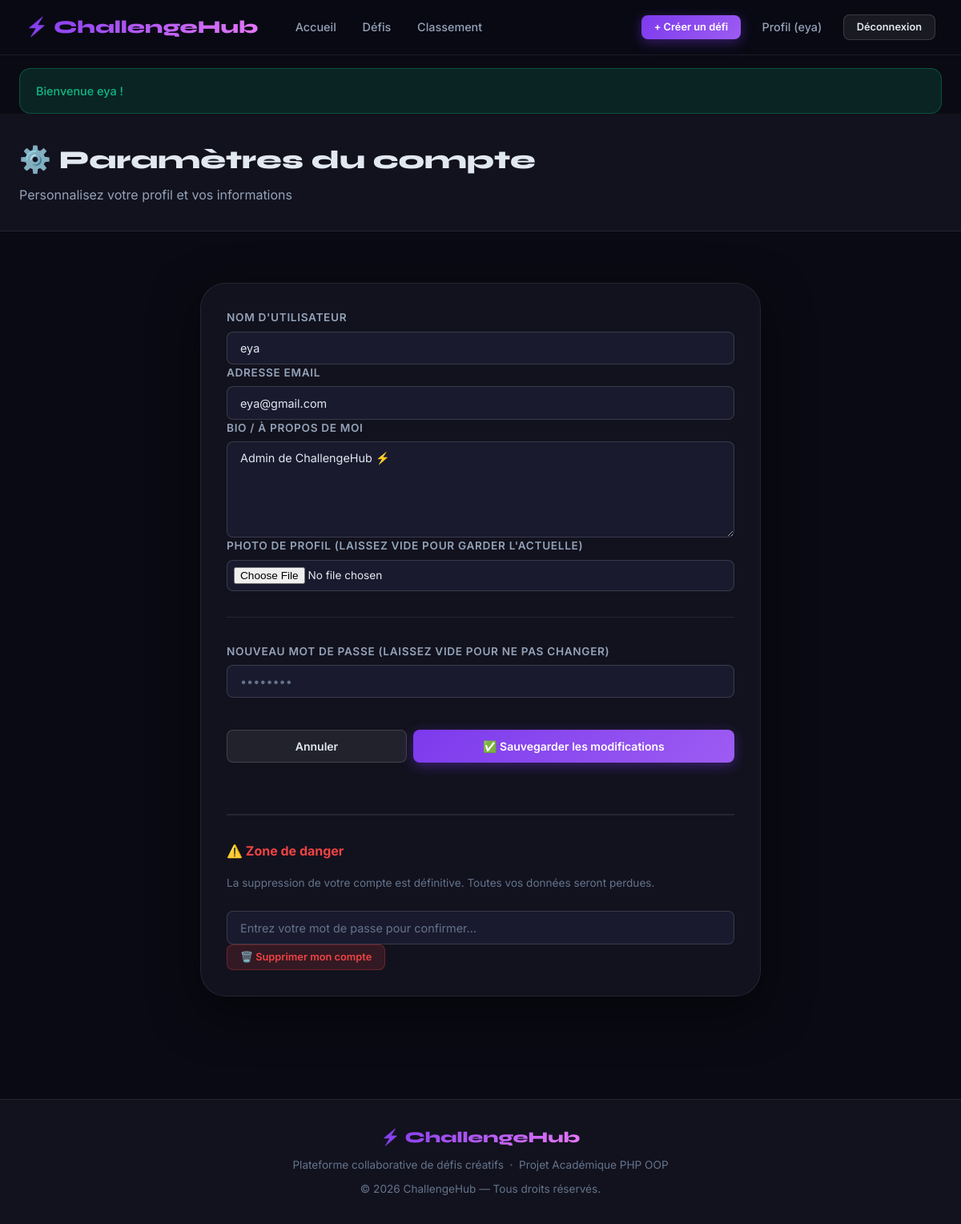
Page /index.php?page=edit-profile (signed in) on the committed database.
### tables this page shows
CREATE TABLE IF NOT EXISTS `users` (
  `id`         INT UNSIGNED     NOT NULL AUTO_INCREMENT,
  `username`   VARCHAR(50)      NOT NULL,
  `email`      VARCHAR(255)     NOT NULL,
  `password`   VARCHAR(255)     NOT NULL,
  `avatar`     VARCHAR(255)         NULL DEFAULT NULL,
  `bio`        TEXT                 NULL DEFAULT NULL,
  `created_at` DATETIME         NOT NULL DEFAULT CURRENT_TIMESTAMP,
  PRIMARY KEY (`id`),
  UNIQUE KEY `uq_users_email`    (`email`),
  UNIQUE KEY `uq_users_username` (`username`)
);

### app/controllers/UserController.php (called while the page is built, shortened)
<?php
require_once ROOT_PATH . '/app/models/User.php';
class UserController extends Controller {
    private $userModel;
    public function __construct() {
        $this->userModel = new User();
    }
    public function showEditProfile() {
        $user = $this->userModel->findById($this->currentUserId());
        $this->render('user/edit_profile', [
            'pageTitle' => 'Paramètres du compte',
            'user'      => $user,
            'csrf'      => $this->generateCsrfToken()
        ]);
    }
}

### config/database.php (called while the page is built, shortened)
<?php
class Database {
    private static $instance = null;
    public static function getInstance() {
        if (self::$instance === null) {
            try {
                $db = new self();
                $dsn = "mysql:host=" . $db->host . ";dbname=" . $db->dbName . ";charset=utf8mb4";
                $options = [
                    PDO::ATTR_ERRMODE            => PDO::ERRMODE_EXCEPTION,
                    PDO::ATTR_DEFAULT_FETCH_MODE => PDO::FETCH_ASSOC,
                    PDO::ATTR_EMULATE_PREPARES   => false,
                ];
                self::$instance = new PDO($dsn, $db->username, $db->password, $options);
            } catch (PDOException $e) {
                die("Erreur de connexion à la base de données : " . $e->getMessage());
            }
        }
        return self::$instance;
    }
}

### app/models/Model.php (called while the page is built, shortened)
<?php
abstract class Model {
    protected $db;
    public function __construct() {
        $this->db = Database::getInstance();
    }
    protected function query($sql, $params = []) {
        $stmt = $this->db->prepare($sql);
        $stmt->execute($params);
        return $stmt;
    }
}

### app/models/User.php (called while the page is built, shortened)
<?php
require_once __DIR__ . '/Model.php';
class User extends Model {
    public function findById($id) {
        $stmt = $this->query("SELECT * FROM users WHERE id = ?", [$id]);
        return $stmt->fetch();
    }
}

### app/views/user/edit_profile.php (the view, shortened to what this page needs)
<div class="page-header">
  <div class="page-header__inner">
    <h1>⚙️ Paramètres du compte</h1>
    <p>Personnalisez votre profil et vos informations</p>
  </div>
</div>
<div class="container section">
  <div class="auth-card" style="max-width:700px; margin:0 auto; padding:2rem;">
    <form action="index.php?page=edit-profile" method="POST" enctype="multipart/form-data">
        <div class="form-group">
            <label class="form-label" for="username">Nom d'utilisateur</label>
            <input type="text" id="username" name="username" class="form-control"
                   value="<?= htmlspecialchars($user['username']) ?>" required>
        </div>
        <div class="form-group">
            <label class="form-label" for="email">Adresse email</label>
            <input type="email" id="email" name="email" class="form-control"
                   value="<?= htmlspecialchars($user['email']) ?>" required>
        </div>
        <div class="form-group">
            <label class="form-label" for="bio">Bio / À propos de moi</label>
            <textarea id="bio" name="bio" class="form-control" rows="4"
                      placeholder="Parlez de vous en quelques lignes..."><?= htmlspecialchars($user['bio'] ?? '') ?></textarea>
        </div>
        <div class="form-group">
            <label class="form-label" for="avatar">Photo de profil (Laissez vide pour garder l'actuelle)</label>
            <input type="file" id="avatar" name="avatar" class="form-control" style="font-size:.85rem; padding:.5rem;">
        </div>
        <div class="form-group" style="margin-top:2rem; padding-top:2rem; border-top:1px solid var(--clr-border);">
            <label class="form-label" for="password">Nouveau mot de passe (Laissez vide pour ne pas changer)</label>
            <input type="password" id="password" name="password" class="form-control" placeholder="••••••••">
        </div>
        <div class="flex gap-1" style="margin-top:2.5rem;">
            <a href="index.php?page=profile" class="btn btn-ghost" style="flex:1; justify-content:center;">Annuler</a>
            <button type="submit" class="btn btn-primary" style="flex:2; justify-content:center;">✅ Sauvegarder les modifications</button>
        </div>
    </form>
    <div style="margin-top:4rem; padding-top:2rem; border-top:2px solid var(--clr-border);">
        <h4 style="color:var(--clr-danger); margin-bottom:1rem;">⚠️ Zone de danger</h4>
        <p style="font-size:.85rem; color:var(--clr-text-dim); margin-bottom:1.5rem;">La suppression de votre compte est définitive. Toutes vos données seront perdues.</p>
        <form action="index.php?page=delete-account" method="POST" onsubmit="return confirm('Êtes-vous SÛR de vouloir supprimer votre compte définitivement ?')">
            <div class="form-group">
                <input type="password" name="password" class="form-control" placeholder="Entrez votre mot de passe pour confirmer..." required>
            </div>
            <button type="submit" class="btn btn-danger btn-sm">🗑️ Supprimer mon compte</button>
        </form>
    </div>
  </div>
</div>

### public/css/style.css (style rules this page uses)
:root { --clr-bg: #0a0a14; --clr-surface: #12121e; --clr-surface-2: #1a1a2e; --clr-surface-3: #22223a; --clr-border: rgba(255, 255, 255, 0.08); --clr-border-2: rgba(255, 255, 255, 0.14); --clr-primary: #7c3aed; --clr-primary-l: #9d5cf2; --clr-accent: #e879f9; --clr-accent-2: #06b6d4; --clr-success: #10b981; --clr-danger: #ef4444; --clr-warning: #f59e0b; --clr-text: #e2e8f0; --clr-text-muted: #94a3b8; --clr-text-dim: #64748b; --gradient-hero: linear-gradient(135deg, #7c3aed 0%, #e879f9 100%); --gradient-card: linear-gradient(145deg, rgba(124, 58, 237, .15) 0%, rgba(232, 121, 249, .05) 100%); --gradient-btn: linear-gradient(135deg, #7c3aed 0%, #9d5cf2 100%); --radius-sm: 8px; --radius-md: 14px; --radius-lg: 20px; --radius-xl: 32px; --radius-full: 9999px; --shadow-sm: 0 2px 8px rgba(0, 0, 0, .35); --shadow-md: 0 8px 24px rgba(0, 0, 0, .45); --shadow-lg: 0 20px 60px rgba(0, 0, 0, .55); --shadow-glow: 0 0 40px rgba(124, 58, 237, .3); --transition: 0.25s cubic-bezier(.4, 0, .2, 1); --font-main: 'Inter', system-ui, sans-serif; --font-head: 'Syne', sans-serif; }
*, *::before, *::after { box-sizing: border-box; margin: 0; padding: 0; }
html { scroll-behavior: smooth; }
body { font-family: var(--font-main); background-color: var(--clr-bg); color: var(--clr-text); line-height: 1.6; min-height: 100vh; overflow-x: hidden; }
a { color: inherit; text-decoration: none; }
button { cursor: pointer; border: none; background: none; font-family: inherit; }
input, textarea, select { font-family: inherit; }
.btn { display: inline-flex; align-items: center; gap: .5rem; padding: .6rem 1.4rem; border-radius: var(--radius-sm); font-size: .875rem; font-weight: 600; transition: all var(--transition); cursor: pointer; border: none; white-space: nowrap; line-height: 1.4; }
.btn-primary { background: var(--gradient-btn); color: #fff; box-shadow: 0 4px 15px rgba(124, 58, 237, .4); }
.btn-ghost { background: rgba(255, 255, 255, 0.07); color: var(--clr-text); border: 1px solid var(--clr-border-2); }
.btn-danger { background: rgba(239, 68, 68, .15); color: var(--clr-danger); border: 1px solid rgba(239, 68, 68, .3); }
.btn-sm { padding: .4rem 1rem; font-size: .8rem; }
.form-group { display: flex; flex-direction: column; gap: .35rem; }
.form-label { font-size: .85rem; font-weight: 600; color: var(--clr-text-muted); text-transform: uppercase; letter-spacing: .05em; }
.form-control { background: var(--clr-surface-2); border: 1px solid var(--clr-border-2); border-radius: var(--radius-sm); color: var(--clr-text); padding: .7rem 1rem; font-size: .9rem; transition: border-color var(--transition), box-shadow var(--transition); width: 100%; }
.form-control::placeholder { color: var(--clr-text-dim); }
textarea.form-control { resize: vertical; min-height: 120px; }
.container { max-width: 1280px; margin: 0 auto; padding: 0 1.5rem; }
.section { padding: 4rem 0; }
.flex { display: flex; }
.gap-1 { gap: .5rem; }
.page-header { background: var(--clr-surface); border-bottom: 1px solid var(--clr-border); padding: 2rem 1.5rem; }
.page-header__inner { max-width: 1280px; margin: 0 auto; }
.page-header h1 { font-family: var(--font-head); font-size: 2rem; font-weight: 800; }
.page-header p { color: var(--clr-text-muted); margin-top: .35rem; }
.auth-card { width: 100%; max-width: 480px; background: var(--clr-surface); border: 1px solid var(--clr-border); border-radius: var(--radius-xl); padding: 2.5rem; box-shadow: var(--shadow-lg); }

### rows in the picture
users: username "eya", email "eya@gmail.com", bio "Admin de ChallengeHub ⚡"

### other values in the picture
$_SESSION['username'] "eya"
$_SESSION['flash']['message'] "Bienvenue eya !"
